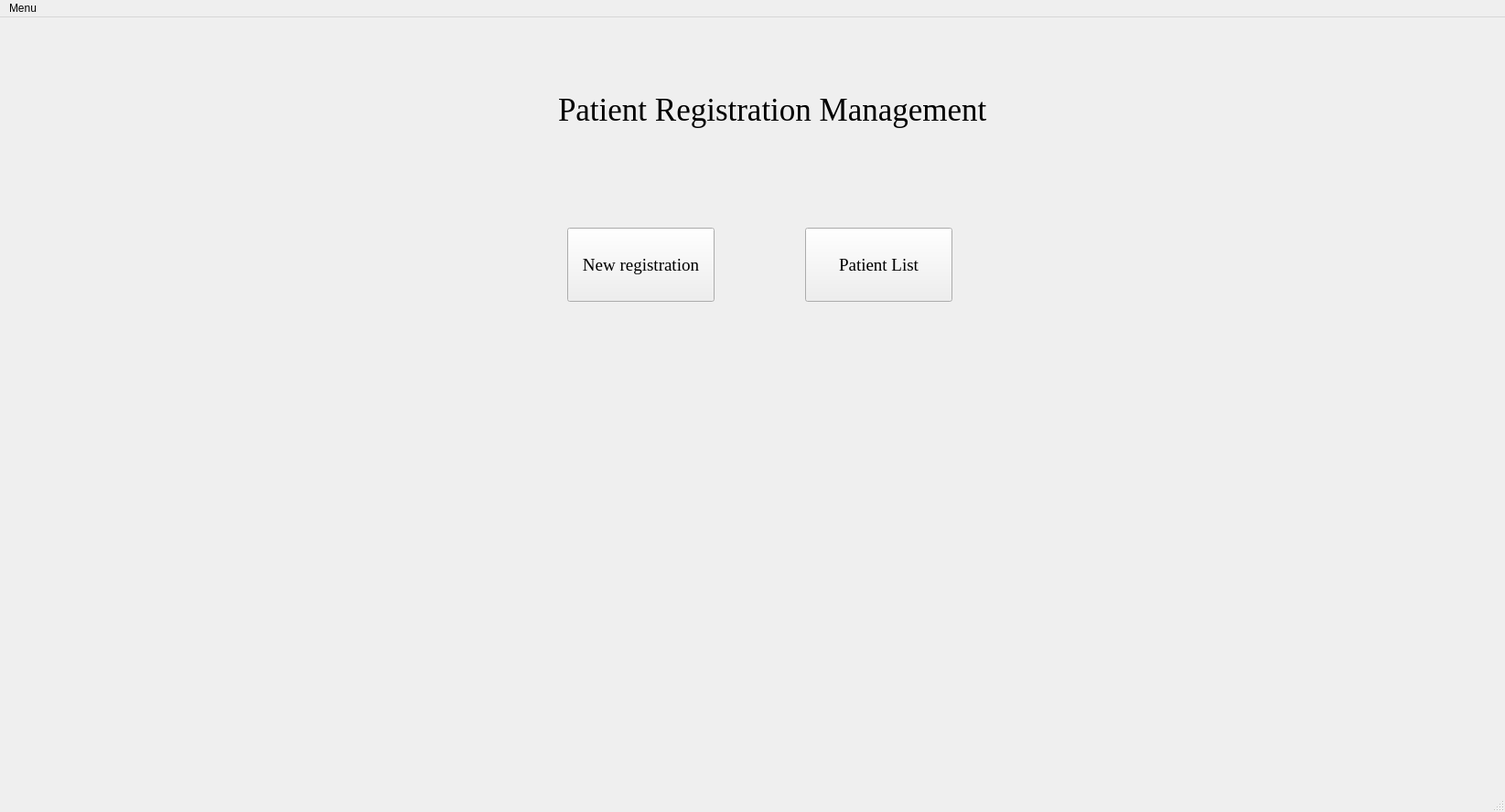
<?xml version="1.0" encoding="UTF-8"?>
<ui version="4.0">
 <class>MainWindow</class>
 <widget class="QMainWindow" name="MainWindow">
  <property name="geometry">
   <rect>
    <x>0</x>
    <y>0</y>
    <width>1645</width>
    <height>888</height>
   </rect>
  </property>
  <property name="windowTitle">
   <string>MainWindow</string>
  </property>
  <widget class="QWidget" name="centralwidget">
   <widget class="QPushButton" name="newRegister">
    <property name="geometry">
     <rect>
      <x>620</x>
      <y>230</y>
      <width>161</width>
      <height>81</height>
     </rect>
    </property>
    <property name="font">
     <font>
      <family>Times New Roman</family>
      <pointsize>14</pointsize>
     </font>
    </property>
    <property name="text">
     <string>New registration</string>
    </property>
   </widget>
   <widget class="QPushButton" name="viewPatientList">
    <property name="geometry">
     <rect>
      <x>880</x>
      <y>230</y>
      <width>161</width>
      <height>81</height>
     </rect>
    </property>
    <property name="font">
     <font>
      <family>Times New Roman</family>
      <pointsize>14</pointsize>
     </font>
    </property>
    <property name="text">
     <string>Patient List</string>
    </property>
   </widget>
   <widget class="QLabel" name="label">
    <property name="geometry">
     <rect>
      <x>610</x>
      <y>60</y>
      <width>551</width>
      <height>81</height>
     </rect>
    </property>
    <property name="font">
     <font>
      <family>Times New Roman</family>
      <pointsize>26</pointsize>
     </font>
    </property>
    <property name="text">
     <string>Patient Registration Management</string>
    </property>
   </widget>
  </widget>
  <!-- <widget class="QTableWidget" name="AppointmentSchedule">
    <property name="geometry">
     <rect>
      <x>630</x>
      <y>260</y>
      <width>800</width>
      <height>500</height>
     </rect>
    </property>
  </widget> -->
  <widget class="QMenuBar" name="menubar">
   <property name="geometry">
    <rect>
     <x>0</x>
     <y>0</y>
     <width>1645</width>
     <height>21</height>
    </rect>
   </property>
   <widget class="QMenu" name="menuMenu">
    <property name="title">
     <string>Menu</string>
    </property>
    <addaction name="actionBack"/>
   </widget>
   <addaction name="menuMenu"/>
  </widget>
  <widget class="QStatusBar" name="statusbar"/>
  <action name="actionBack">
   <property name="icon">
    <iconset>
     <normaloff>fugue-icons-3.5.6/icons/arrow-curve-180-left.png</normaloff>fugue-icons-3.5.6/icons/arrow-curve-180-left.png</iconset>
   </property>
   <property name="text">
    <string>Back</string>
   </property>
  </action>
 </widget>
 <resources/>
 <connections/>
</ui>
